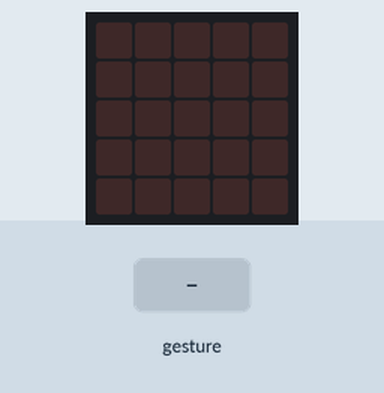
Recording of a program running on a simulated BBC micro:bit (MakeCode). Parts: the board's 5×5 LED display. The inputs (shaded band) are chosen by the test bench. A tilt is held for 1.5 s and a shake lasts 1 s, then the board lies face up again.

Above: at 1.2 s.
1.3 s: gesture 'tilt right'
At 2.1 s:
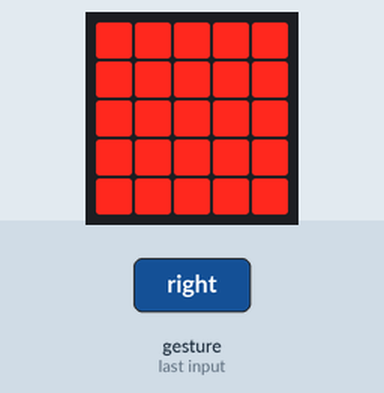
2.9 s: gesture 'tilt left'
At 3.2 s:
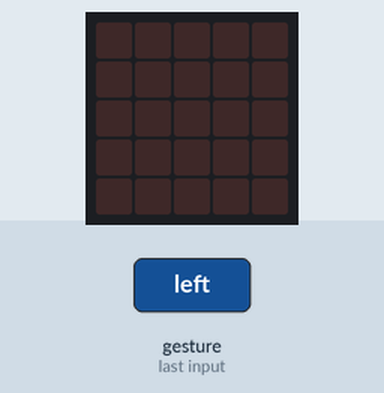
Timing chart, 0 to 5.9 s (numbered marks = the images above; inputs shaded):
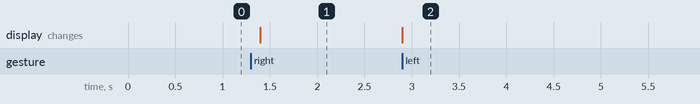

Measured:
- after the input at 1.3 s, the display: changes after 0.10 s (image 1)
- after the input at 2.9 s, the display: changes at once (image 2)

The program:

main.ts
```typescript
input.onGesture(Gesture.TiltRight, function () {
    basic.showLeds(`
        # # # # #
        # # # # #
        # # # # #
        # # # # #
        # # # # #
        `)
})
input.onGesture(Gesture.TiltLeft, function () {
    basic.showLeds(`
        . . . . .
        . . . . .
        . . . . .
        . . . . .
        . . . . .
        `)
})
```

test.ts
```typescript
// aquí va el archivo "tests"; esto no se compilará cuando este paquete se utilice como una extensión.
```
